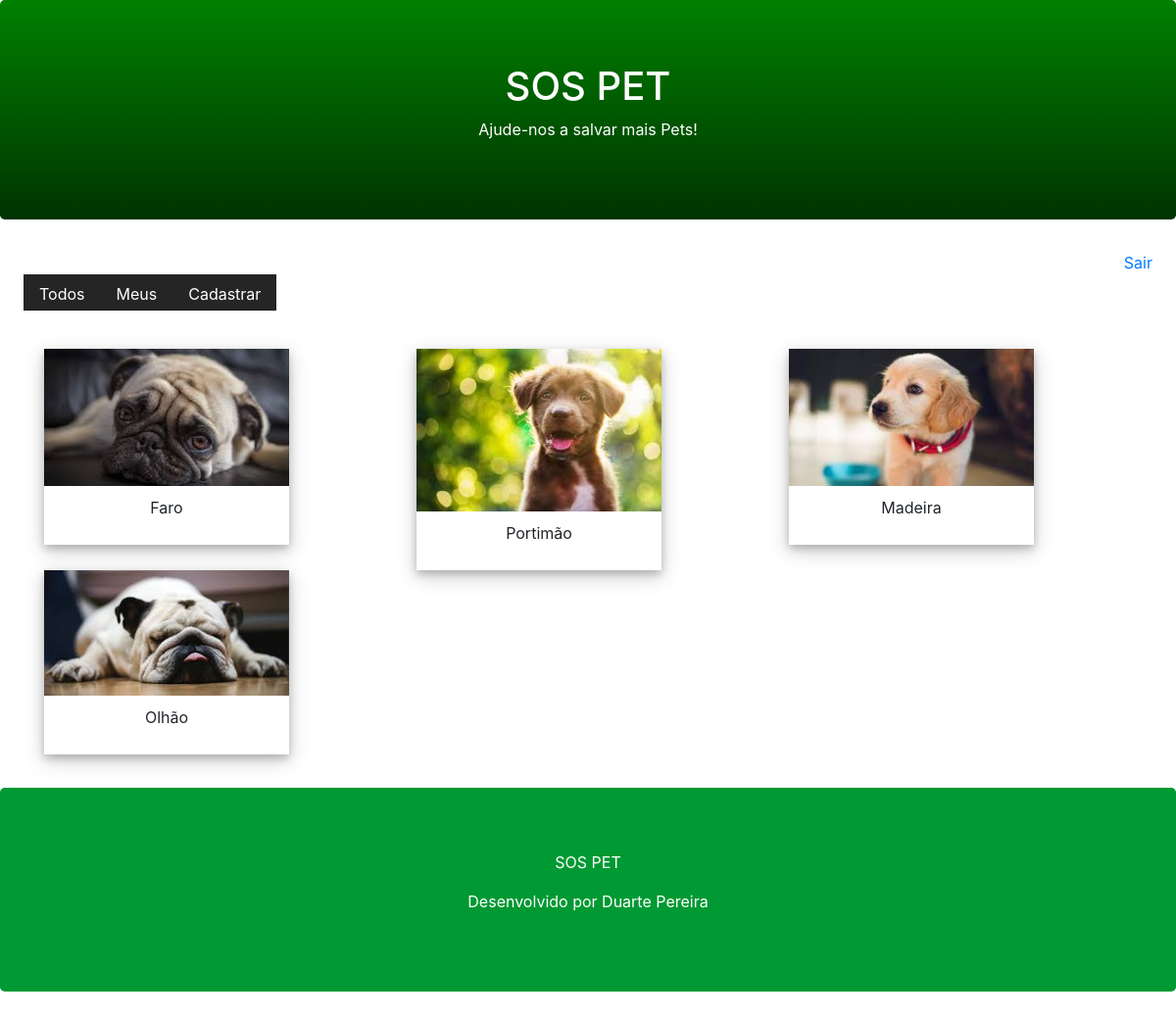
Page /pet/user/ (signed in) on the earlier database version.
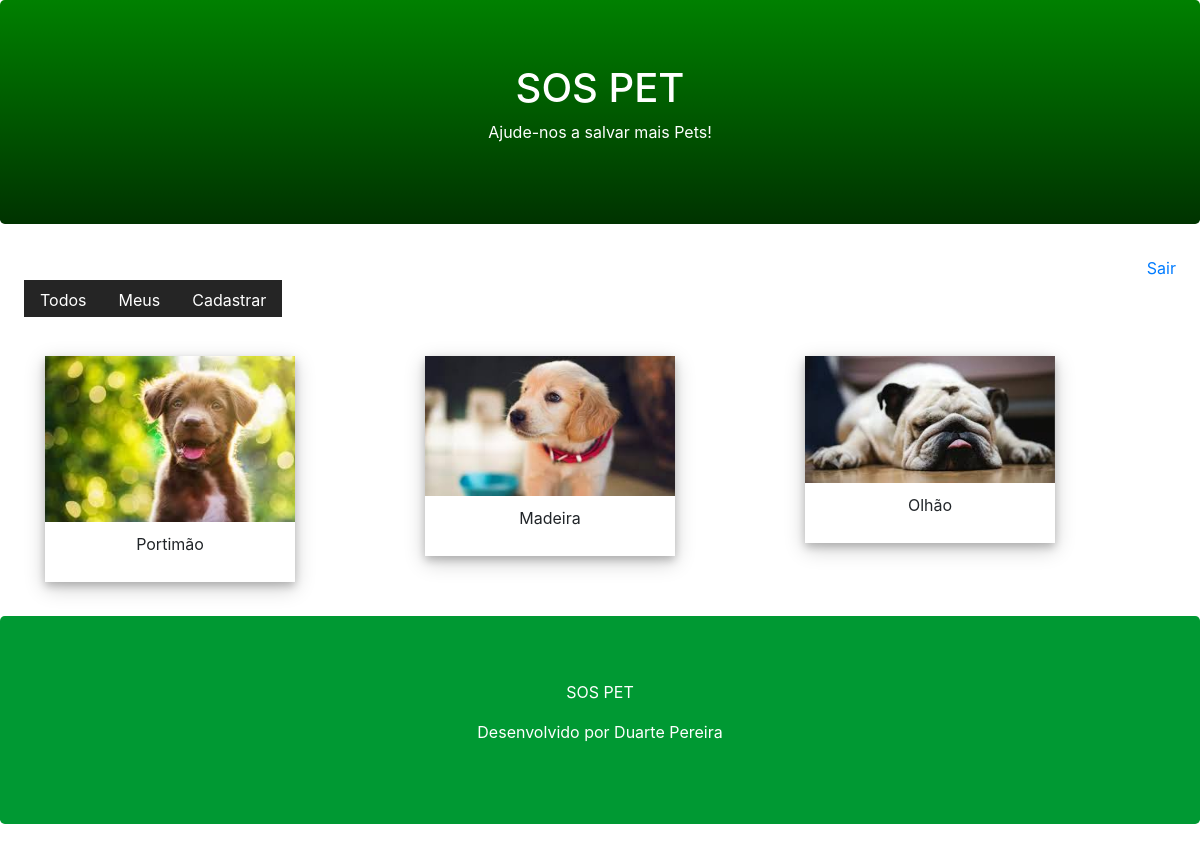
Same page on the later database version.
### core/models.py (models this page shows, shortened)
class Pet(models.Model):
    city = models.CharField(max_length=100)
    description = models.TextField()
    phone = models.CharField(max_length=11)
    email = models.EmailField()
    begin_date = models.DateTimeField(auto_now_add=True)
    photo = models.ImageField(upload_to='pet')
    active =models.BooleanField(default=True)
    user = models.ForeignKey(User, on_delete = models.CASCADE)

### core/views.py (the view)
# urls.py: path('pet/user/', views.list_user_pets),
def list_user_pets(request):
    pet = Pet.objects.filter(active=True, user=request.user)
    return render(request, 'list.html', {'pet':pet})

### templates/list.html (shortened to what this page needs)
{% extends "model-page.html" %}
{% block content %}
<div class="container mb-4">
    <div class="row">
        {% for p in pet %}
        <div class="col-sm-4">
            <div class="polaroid">
              <img src="{{ p.photo.url }}" style="width:100%">
                <div class="container">
                    <p>{{ p.city }}</p>
                </div>
            </div>
        </div>
        {% endfor %}
    </div>
</div>
{% endblock %}

### templates/model-page.html (shortened to what this page needs)
<!DOCTYPE <!DOCTYPE html>
<html>
    <head>
        {% include "model-header.html" %}
    </head>
    <body>
        {% block content %} {% endblock %}
        {% include "model-footer.html" %}
    </body>
</html>

### templates/model-header.html (shortened to what this page needs)
  <link rel="stylesheet" href="https://maxcdn.bootstrapcdn.com/bootstrap/4.5.2/css/bootstrap.min.css">
  <div class="jumbotron header text-center">
    <h1>SOS PET</h1>
    <p>Ajude-nos a salvar mais Pets!</p>
  </div>
  <div class="text-right mr-4">
    <a href="/logout/">Sair</a>
  </div>
  <div id="menu">
    <ul class="nav ml-4 mb-4">
        <li class="nav-item">
            <a class="nav-link" href="/pet/all/">Todos</a>
        </li>
        <li class="nav-item">
            <a class="nav-link" href="/pet/user/">Meus</a>
        </li>
        <li class="nav-item">
            <a class="nav-link" href="#">Cadastrar</a>
        </li>
    </ul>
  </div>

### templates/model-footer.html
<div class="jumbotron footer text-center" style="background-color: #009933; color: white">
    <p>SOS PET</p>
    <p>Desenvolvido por Duarte Pereira</p>
</div>

### templates/list.html (style rules this page uses)
.polaroid { width: 250px; box-shadow: 0 4px 8px 0 rgba(0, 0, 0, 0.2), 0 6px 20px 0 rgba(0, 0, 0, 0.2); text-align: center; }
.container { padding: 10px; }

### templates/model-header.html (style rules this page uses)
#menu a { color: white; background-color: #252525 ; padding-bottom: 5px; margin-bottom: 5px; }
.jumbotron.header { background-color: green; color: white; background-image: linear-gradient(green, #003300); }

Differences in the rows shown:
no longer on this page (row edited): Pet: photo (picture), city "Faro"
